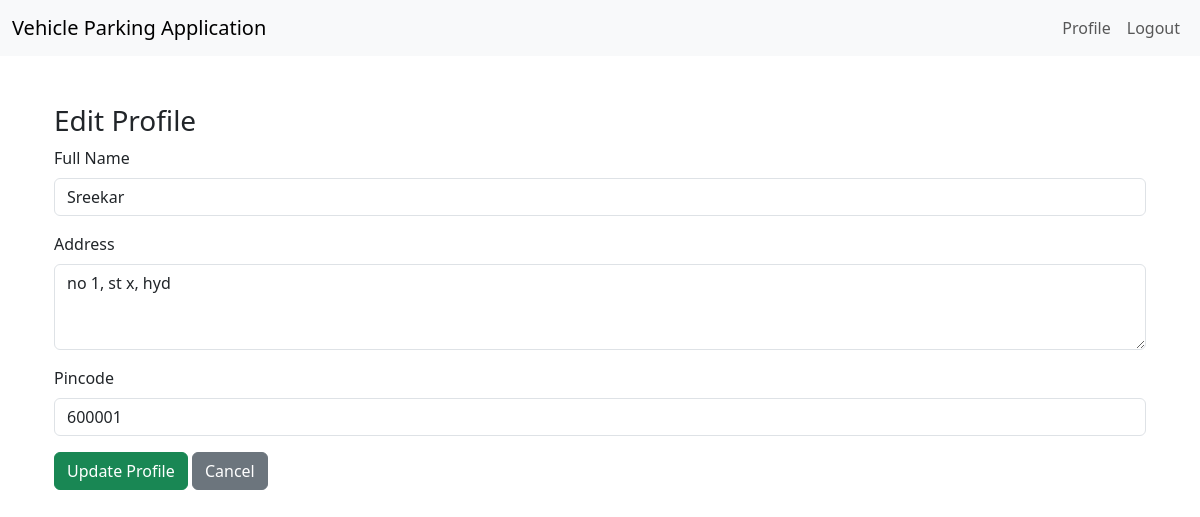
Page /user/profile/edit (signed in) on the committed database.
### applications/models.py (models this page shows, shortened)
class User(db.Model):
    __tablename__ = "User"
    id = db.Column(db.Integer, autoincrement = True, primary_key = True )
    username = db.Column(db.String(64), nullable = False, unique=True )
    passhash =  db.Column(db.String(64), nullable = False )
    full_name = db.Column(db.String(128), nullable = False )
    address = db.Column(db.String(512), nullable = False )
    pincode = db.Column(db.Integer, nullable = False )

### applications/routes.py (the view, shortened to what this page needs)
@app.route('/user/profile/edit', methods=['GET', 'POST'])
def edit_user_profile():
    if 'user_id' not in session:
        flash('Please log in first.', 'warning')
        return redirect(url_for('login'))
    user = User.query.get_or_404(session['user_id'])
    return render_template('user/edit_profile.html', user=user)

### templates/user/edit_profile.html
{% extends 'base.html' %}
{% block content %}
<div class="container mt-5">
  <h3>Edit Profile</h3>
  <form method="POST">
    <div class="mb-3">
      <label for="full_name" class="form-label">Full Name</label>
      <input type="text" name="full_name" id="full_name" class="form-control" value="{{ user.full_name }}" required>
    </div>
    <div class="mb-3">
      <label for="address" class="form-label">Address</label>
      <textarea name="address" id="address" class="form-control" rows="3" required>{{ user.address }}</textarea>
    </div>
    <div class="mb-3">
      <label for="pincode" class="form-label">Pincode</label>
      <input type="number" name="pincode" id="pincode" class="form-control" value="{{ user.pincode }}" required>
    </div>
    <button type="submit" class="btn btn-success">Update Profile</button>
    <a href="{{ url_for('user_profile') }}" class="btn btn-secondary">Cancel</a>
  </form>
</div>
{% endblock %}

### rows in the picture
User: full_name "Sreekar", address "no 1, st x, hyd", pincode "600001"
